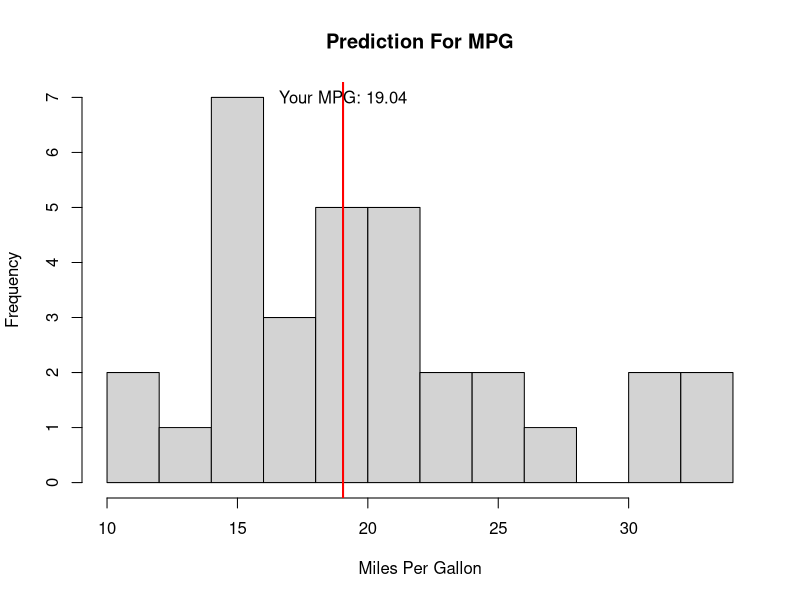

Here is the R script that generated this plot:
## ---- chunk 1
am=0
qsec=16
wt=2.6
fit=lm(mpg~am+wt+qsec,data=mtcars)
newdata=data.frame(am=am,wt=wt,qsec=qsec)
miles=predict(fit,newdata=newdata)

## ---- chunk 2
hist(mtcars$mpg,breaks=10,xlab="Miles Per Gallon",ylab="Frequency",
     main="Prediction For MPG")
abline(v=miles,col="red",lwd=2)
miles.txt=as.character(miles)
miles.txt=paste("Your MPG:",substr(miles.txt,1,5))
text(miles,7,miles.txt)
